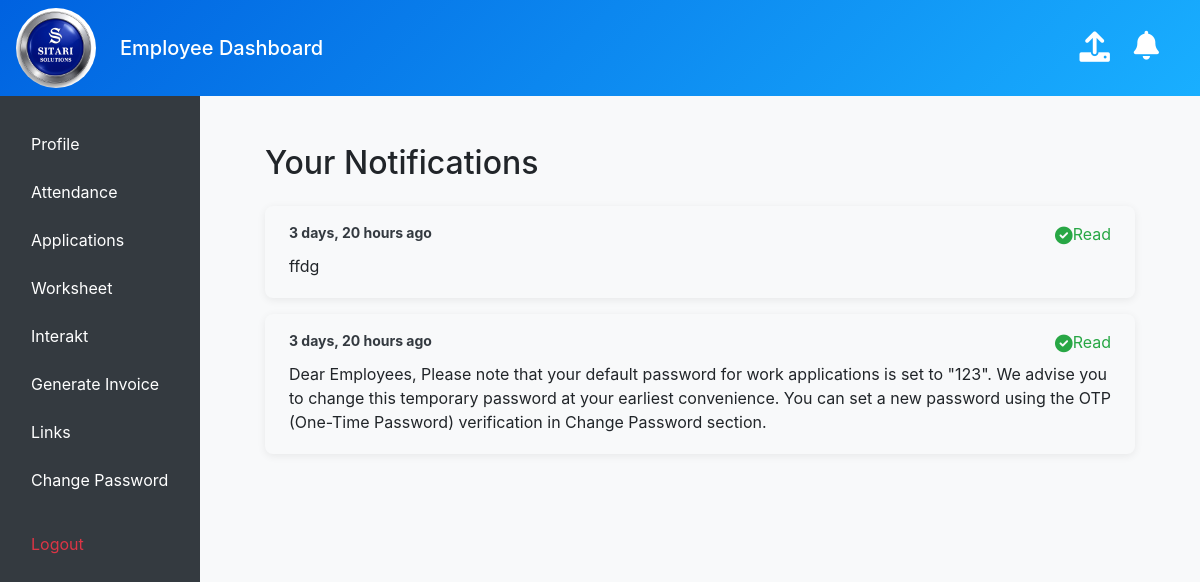
Before: /notifications/ (signed in) with the older database file.
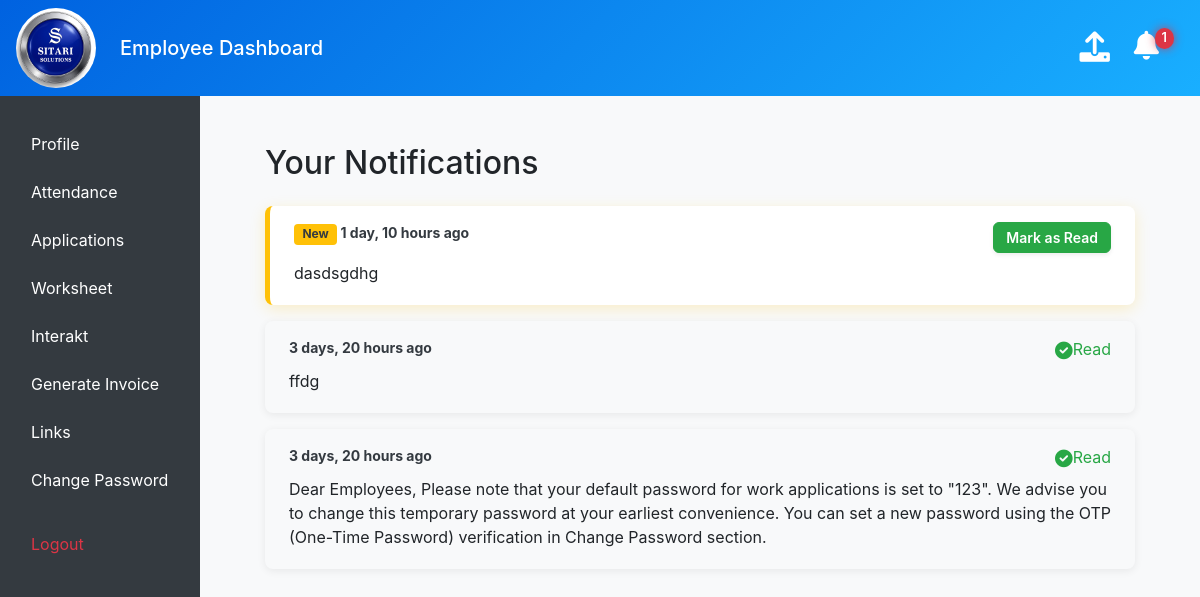
After: the same page with the newer database file.
### management/models.py (models this page shows, shortened)
class UserNotificationStatus(models.Model):
    employee = models.ForeignKey(Employee, on_delete=models.CASCADE)
    notification = models.ForeignKey(Notification, on_delete=models.CASCADE)
    is_read = models.BooleanField(default=False)
    class Meta:
        unique_together = ('employee', 'notification')

class Notification(models.Model):
    description = models.TextField()
    created_at = models.DateTimeField(auto_now_add=True)
    recipients = models.ManyToManyField(Employee, through='UserNotificationStatus', related_name='notifications')
    class Meta:
        ordering = ['-created_at']

### management/views.py (the view)
    def wrapped_view(request, *args, **kwargs):
        employee = get_logged_in_employee(request)
        if not employee:
            messages.error(request, "You must be logged in to view this page.")
            return redirect('login') # Make sure you have a 'login' URL name
        return view_func(request, employee, *args, **kwargs)

### management/context_processors.py (called while the page is built)
def notifications_context(request):
    if request.session.get('employee_id'):
        employee_id = request.session.get('employee_id')
        count = UserNotificationStatus.objects.filter(employee_id=employee_id, is_read=False).count()
        return {'unread_notification_count': count}
    return {'unread_notification_count': 0}

### management/ip_restriction.py (called while the page is built)
def get_client_ip(request):
    x_forwarded_for = request.META.get('HTTP_X_FORWARDED_FOR')
    if x_forwarded_for:
        ip = x_forwarded_for.split(',')[0].strip()
    else:
        ip = request.META.get('REMOTE_ADDR')
    return ip

    def __call__(self, request):
        ip = get_client_ip(request)
        if not self.is_ip_allowed(ip):
            logger.warning(f"Access denied for IP: {ip}")
            return HttpResponseForbidden("Access denied.")
        response = self.get_response(request)
        return response

### management/views.py (called while the page is built)
def get_logged_in_employee(request):
    employee_id = request.session.get('employee_id')
    if not employee_id:
        return None
    try:
        return Employee.objects.get(employee_id=employee_id)
    except Employee.DoesNotExist:
        return None

### management/templates/notifications.html (shortened to what this page needs)
{% extends "masteremployee.html" %}
{% block content %}
<div class="container mt-4 notification-container">
    <h2 class="mb-4">Your Notifications</h2>
    <div class="list-group">
        {% for status in notifications %}
            <div class="card notification-card {% if not status.is_read %}notification-unread{% else %}notification-read{% endif %}">
                <div class="card-body px-4 py-3">
                    <div class="d-flex justify-content-between align-items-start mb-2">
                        <div class="font-weight-bold text-dark small">
                            {% if not status.is_read %}
                                <span class="badge bg-warning text-dark me-2">New</span>
                            {% endif %}
                            <span>{{ status.notification.created_at|timesince }} ago</span>
                        </div>
                        <div>
                            {% if not status.is_read %}
                                <a href="{% url 'mark_notification_as_read' status.pk %}"
                                   class="btn btn-success btn-sm text-white fw-semibold shadow-sm">
                                    Mark as Read
                                </a>
                            {% else %}
                                <span class="text-success fw-bold">
                                    <i class="fas fa-check-circle me-1"></i>Read
                                </span>
                            {% endif %}
                        </div>
                    </div>
                    <div class="text-body mb-1 fs-5">
                        {{ status.notification.description }}
                    </div>
                </div>
            </div>
        {% empty %}
            <div class="card mb-3 shadow-sm border-0 bg-light">
                <div class="card-body text-center text-muted">
                    You have no notifications.
                </div>
            </div>
        {% endfor %}
    </div>
</div>
{% endblock %}

Changed rows visible on the page:
added UserNotificationStatus: is_read "New", notification.created_at "1 day, 10 hours", notification.description "dasdsgdhg"
Other visible differences:
{{ unread_notification_count }}: (not shown) → "1"
